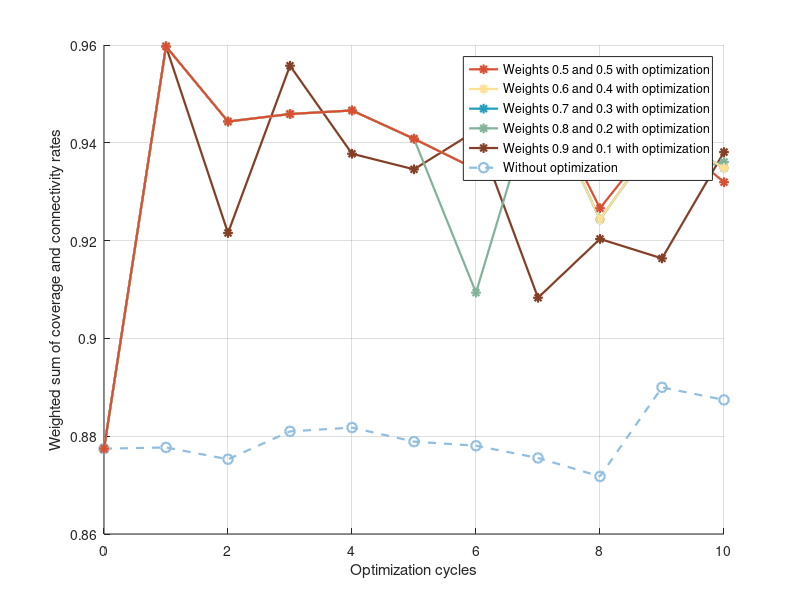

The MATLAB script that drew this image:
clear; clc;
close all;

load result_55.mat;
day = size(result1, 2);
x = 0 : day-1;

figure(200);
hold on;

% Store handles and labels for the plots
h = [];
labels = [];

ColorType = [144, 190, 224] ./ 255;
result_Before = sum(result1 .* repmat([0.5; 0.5], 1, day));
h(end+1) = plot(x, result_Before, '--o', 'Color', ColorType, 'LineWidth', 1.6, 'MarkerSize', 7);
labels{end+1} = 'Without optimization';

for i = 1:5
    switch i
        case 1
            load result_91.mat;
            weight = [0.9; 0.1];
            ColorType = [131, 064, 038];
        case 2
            load result_82.mat;
            weight = [0.8; 0.2];
            ColorType = [130, 178, 154];
        case 3
            load result_73.mat;
            weight = [0.7; 0.3];
            ColorType = [033, 158, 188];
        case 4
            load result_64.mat;
            weight = [0.6; 0.4];
            ColorType = [255, 223, 146];
        case 5
            load result_55.mat;
            weight = [0.5; 0.5];
            ColorType = [217, 079, 051];
    end

    ColorType = ColorType ./ 255;
    
    result_After = sum(result2 .* repmat([0.5; 0.5], 1, day));
    h(end+1) = plot(x, result_After, '-*', 'Color', ColorType,'LineWidth', 1.6, 'MarkerSize', 7);
    labels{end+1} = ['Weights ', num2str(weight(1)), ' and ', num2str(weight(2)), ' with optimization'];
end

% Reverse the handles and labels for the legend
h = fliplr(h);
labels = fliplr(labels);

xlabel('Optimization cycles');
ylabel('Weighted sum of coverage and connectivity rates');
legend(h, labels, 'Location', 'best');
grid on;
hold off;

figHandle = figure(200);
fileName = 'Change_Weights.fig';
savefig(figHandle, fileName);
